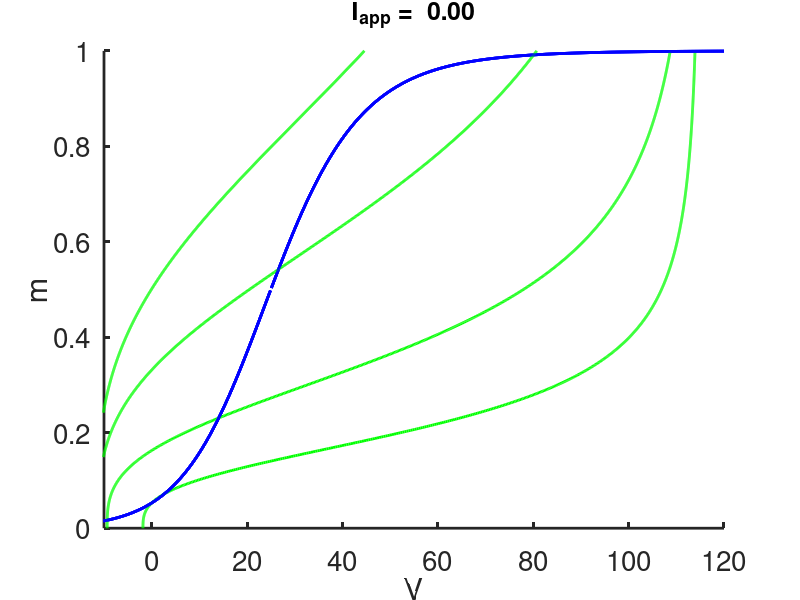

Write the MATLAB code that produced this figure.
%  -------------------------------------------------------------------%%   This code sets n and h to be constant and looks at the nullclines in%   the fast Hodgkin-Huxley model%%   For Chapter 5, Fig. 5.8 of%   Keener and Sneyd, Mathematical Physiology, 3rd Edition, Springer.% %   Written by James Keener and James Sneyd% %  ------------------------------------------------------------------- clear allclose allclcset(0,                           ...   'defaultaxesfontsize', 20,   ...   'defaultaxeslinewidth', 2.0, ...   'defaultlinelinewidth', 2.0);formatSpecF = '%6.2f\n';p.Veq = 0; %is the original HH formulation%p.Veq = -65; % is the physiological formulationTfact = 1; % this is the correction factor for temperatures other that 6.3C%Tfact = 0.977 % correspnds to 0C%Tfact = 1.085 % corresponds to 30 C.p.gnabar = 120.;p.gkbar = 36;p.gl = 0.3; Vna0 = 115;Vk0 = -12;Vl0 = 10.5988;p.Vna = Tfact*(Vna0+p.Veq) - p.Veq;p.Vk = Tfact*(Vk0+p.Veq)-p.Veq;p.Vl = Tfact*(Vl0+p.Veq)-p.Veq;p.Inp = 0;  % this is the amplitude of the initial input stimulus% p.Inp = 3.47;  % this is the amplitude of the initial input stimulus %Iapp   is the amplitude of the steady current stimulusp.Iapp = 0;  % pick p.Iapp <0 to make things easier to seep.BCL = 39;p.BCL = 0;%  assign initial dataV = p.Veq;m = 0.0529;h0set=[0.5961,0.4,0.2,0.1];n0set = [0.3177,0.5,0.7,0.8];for j=1:length(n0set)    n0=n0set(j);    h0=h0set(j);        % start by plotting nullclines    Vm = [-20:0.1:120];    AM=.1*(25.-Vm)./(exp(.1*(25.-Vm))-1.);    BM=4.*exp(-Vm/18);        Minf=AM./(AM+BM);        M=[0:.001:1];    gk=p.gkbar*n0.^4;    gna=p.gnabar*M.^3.*h0;        Vs= (gna.*p.Vna +gk.*p.Vk +p.gl*p.Vl + p.Iapp)./(gna+gk+p.gl);    %Vs =(p.Iapp+gna*p.Vna +gk*p.Vk +p.gl*p.Vl)./(gna+gk+p.gl);         %this is the dv/dt=0 curve    figure(1)    plot(Vm,Minf,'b',Vs,M,'g')    xlabel('V')    ylabel('m')    axis([-10 120 0 1])    box off     title(strcat('I_{app} = ',sprintf(formatSpecF,p.Iapp)),'fontsize',18)    hold onendhold off